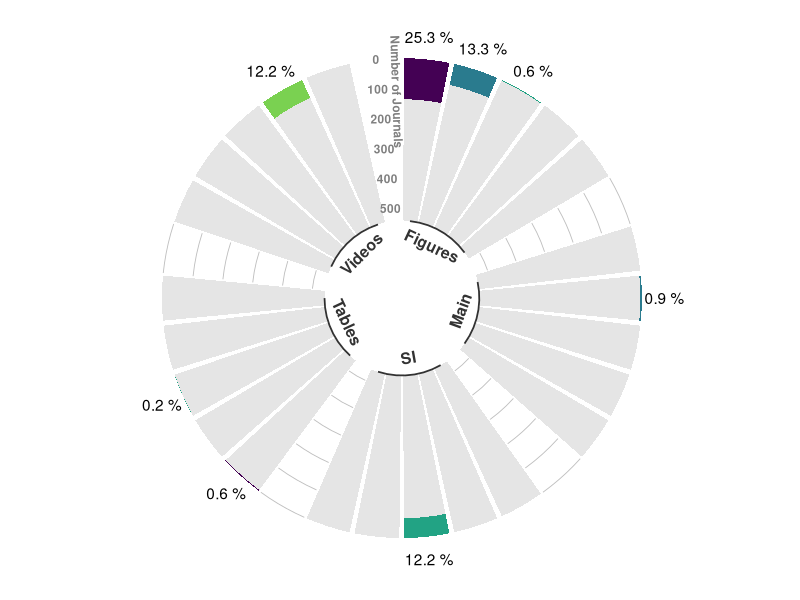
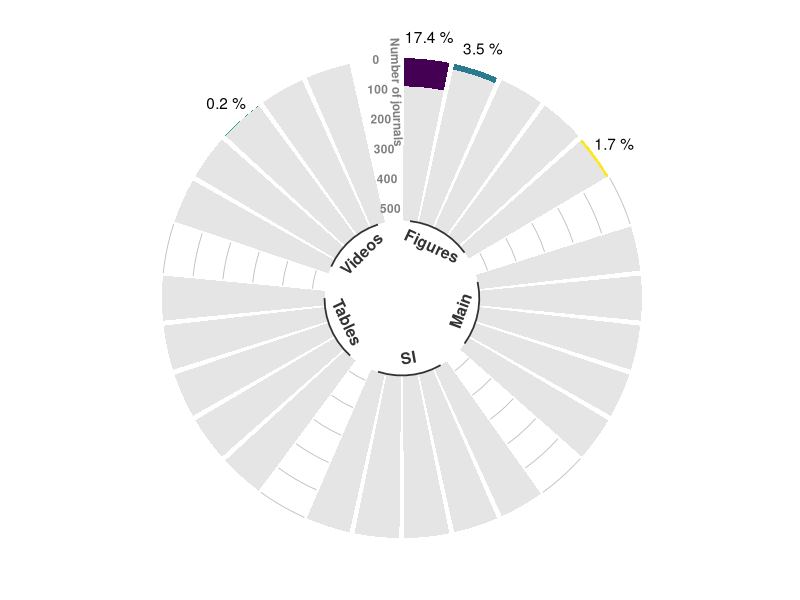

The R source for these figures, in order:
#################################################
#### Plotting journal policy data            ####
#### Created by: Courtney L Davis            #### 
#### Last checked: 3 January 2025            ####
#################################################


# Load in the necessary libraries
library(ggplot2)
library(here)
library(tidyverse)
library(reshape2)

# Read in the journal policy data
policy.data <- readxl::read_xlsx(here("Data", "Data S1. Accessibility policies.xlsx"))

# Split the journal policy data into entries that are found in "journal materials" and "publisher materials"
journals <- subset(policy.data, grepl("Journal", policy.data$`Policy location`))
publishers <- subset(policy.data, grepl("Publisher", policy.data$`Policy location`))


##### Accessibility policy found in journal materials ####

# Summarize information for all disabilities and paper components
journals_summary <- data.frame(table(journals$`Paper component policy targets`,journals$`Disability explicitly of concern`))
journals_summary <- rbind(journals_summary,
                          data.frame("Var1" = journals_summary[1:5,1],
                                     "Var2" = rep("Learning disability",5),
                                     "Freq" = rep(0,5)))

journals_summary$Freq_No <- length(unique(policy.data$Journal))-journals_summary$Freq
journals_summary <- melt(journals_summary)

empty_bar <- 1
nObsType <- nlevels(as.factor(journals_summary$variable))
to_add <- data.frame( matrix(NA, empty_bar*nlevels(journals_summary$Var1)*nObsType, ncol(journals_summary)) )
colnames(to_add) <- colnames(journals_summary)
to_add$Var1 <- rep(levels(journals_summary$Var1), each=empty_bar*nObsType)
journals_summary <- rbind(journals_summary, to_add)
journals_summary <- journals_summary %>% arrange(Var1, Var2)
journals_summary <- journals_summary[c(1,2,7,8,3:6,9,10:12,
                                       13,14,19,20,15:18,21:24,
                                       25,26,31,32,27:30,33:36,
                                       37,38,43,44,39:42,45:48,
                                       49,50,55,56,51:54,57:60),]

journals_summary$id <- rep( seq(1, nrow(journals_summary)/nObsType) , each=nObsType)

# Get the name and the y position of each label
label_data <- journals_summary %>% group_by(id, Var2) %>% summarize(tot=sum(value))
number_of_bar <- nrow(label_data)
angle <- 90 - 360 * (label_data$id-0.5) /number_of_bar
label_data$hjust <- ifelse( angle < -90, 1, 0)
label_data$angle <- ifelse(angle < -90, angle+180, angle)

# prepare a data frame for base lines
base_data <- journals_summary %>% 
  group_by(Var1) %>% 
  summarize(start=min(id), end=max(id) - empty_bar) %>% 
  rowwise() %>% 
  mutate(title=mean(c(start, end)))

# prepare a data frame for grid (scales)
grid_data <- base_data
grid_data$end <- grid_data$end[c(nrow(grid_data), 1:nrow(grid_data)-1)] + 1
grid_data$start <- grid_data$start - 1
grid_data <- grid_data[-1,]

journals_summary$Var3 <- paste(journals_summary$Var2, "_", journals_summary$variable)
journals_summary$Var3 <- factor(journals_summary$Var3, 
                                levels = c("Color blindness _ Freq_No",
                                            "Color blindness _ Freq",
                                           "Visual impairment (other than color blind) _ Freq_No",
                                           "Visual impairment (other than color blind) _ Freq",
                                           "Non-specific _ Freq_No",
                                           "Non-specific _ Freq",
                                           "Seizures _ Freq_No",
                                           "Seizures _ Freq",
                                           "Learning disability _ Freq_No",
                                           "Learning disability _ Freq",
                                           "NA _ NA"))

percent_data <- journals_summary[journals_summary$variable == "Freq",]
percent_data <- na.omit(percent_data[percent_data$value > 0,])
percent_data$Percent <- (percent_data$value / 541)*100
percent_data$Percent <- paste(round(percent_data$Percent,1),"%")


journals_summary <- left_join(journals_summary, percent_data,by = c("Var1", "Var2","variable","value","id","Var3"))

ggplot(journals_summary) +     

  # Add the stacked bar
  geom_bar(aes(x=as.factor(id), y=value, fill=Var3), stat="identity") +
  scale_fill_manual(values = c("grey90","#440154FF",
                               "grey90","#2A7B8EFF",
                               "grey90","#22A384FF",
                               "grey90","#7AD151FF",
                               "grey90","#FDE725FF",
                               "white")) +
  
  # Add a val=100/75/50/25 lines. I do it at the beginning to make sur barplots are OVER it.
  geom_segment(data=grid_data, aes(x = end+0.5, y = 0, xend = start-0.5, yend = 0), colour = "grey", alpha=1, linewidth=0.3 , inherit.aes = FALSE ) +
  geom_segment(data=grid_data, aes(x = end+0.5, y = 100, xend = start-0.5, yend = 100), colour = "grey", alpha=1, linewidth=0.3 , inherit.aes = FALSE ) +
  geom_segment(data=grid_data, aes(x = end+0.5, y = 200, xend = start-0.5, yend = 200), colour = "grey", alpha=1, linewidth=0.3 , inherit.aes = FALSE ) +
  geom_segment(data=grid_data, aes(x = end+0.5, y = 300, xend = start-0.5, yend = 300), colour = "grey", alpha=1, linewidth=0.3 , inherit.aes = FALSE ) +
  geom_segment(data=grid_data, aes(x = end+0.5, y = 400, xend = start-0.5, yend = 400), colour = "grey", alpha=1, linewidth=0.3 , inherit.aes = FALSE ) +
  geom_segment(data=grid_data, aes(x = end+0.5, y = 500, xend = start-0.5, yend = 500), colour = "grey", alpha=1, linewidth=0.3 , inherit.aes = FALSE ) +
  
  # Add text showing the value of each line
  ggplot2::annotate("text", 
                    x = rep(max(journals_summary$id),6), 
                    y = c(0, 100, 200, 300, 400, 500), 
                    label = c("0", "100", "200", "300", "400", "500") , 
                    color="grey50", 
                    size=3, 
                    angle=0, 
                    fontface="bold", 
                    hjust=0.6) +
  
  ggplot2::annotate("text", 
                    x = rep(max(journals_summary$id)+0.38,1), 
                    y = 150, 
                    label = "Number of Journals", 
                    color="grey50", 
                    size=3, 
                    angle=-88, 
                    fontface="bold", 
                    hjust=0.6) +
  theme_minimal() +
  theme(legend.position = "none",
    axis.text = element_blank(),
    axis.title = element_blank(),
    panel.grid = element_blank(),
    plot.margin = unit(rep(-1,4), "cm")) +
  scale_y_reverse(limits = c(800,-100)) + 
  coord_polar() +
  
  # Add labels on top of each bar
  #geom_text(data=label_data, aes(x=id, y=tot+10, label=Var2, hjust=0), color="black", fontface="bold",alpha=0.6, size=5, angle= label_data$angle, inherit.aes = FALSE ) +
  
  # Add base line information
  geom_segment(data=base_data, 
               aes(x = start, y = 542, xend = end, yend = 542), 
               colour = "black", 
               alpha=0.8, 
               size=0.6, 
               inherit.aes = FALSE )  +
  geom_text(data=base_data, 
            aes(x = title, y = 600, label= c("Figures","Main","SI","Tables","Videos")), 
            colour = "black", 
            alpha=0.8, 
            size=4, 
            angle=c(-25,70,10,-65,45), 
            fontface="bold", 
            inherit.aes = FALSE) +
  geom_text(aes(x = id, y = -75, label = Percent))

            

##### Accessibility policy found in publisher materials ####

# Summarize information for all disabilities and paper components
publishers_summary <- data.frame(table(publishers$`Paper component policy targets`,publishers$`Disability explicitly of concern`))
publishers_summary <- rbind(publishers_summary,
                            data.frame("Var1" = rep(c("Main","SI","Tables"),each = 4),
                                       "Var2" = rep(c("Color blindness","Learning disabilities (including dyslexia)",
                                                  "Non-specific", "Visual impairment (other than color blind)"),times = 3),
                                       "Freq" = 0))
publishers_summary <- rbind(publishers_summary,
                          data.frame("Var1" = unique(publishers_summary$Var1),
                                     "Var2" = rep("Seizures",5),
                                     "Freq" = rep(0,5)))

publishers_summary$Freq_No <- length(unique(policy.data$Journal))-publishers_summary$Freq
publishers_summary <- melt(publishers_summary)

empty_bar <- 1
nObsType <- nlevels(as.factor(publishers_summary$variable))
to_add <- data.frame( matrix(NA, empty_bar*nlevels(publishers_summary$Var1)*nObsType, ncol(publishers_summary)) )
colnames(to_add) <- colnames(publishers_summary)
to_add$Var1 <- rep(levels(publishers_summary$Var1), each=empty_bar*nObsType)
publishers_summary <- rbind(publishers_summary, to_add)
publishers_summary <- publishers_summary %>% arrange(Var1, Var2)
publishers_summary <- publishers_summary[c(1,2,7,8,5,6,9,10,3,4,11,12,
                                       25,26,31,32,29,30,33,34,27,28,35,36,
                                       37,38,43,44,41,42,45,46,39,40,47,48,
                                       49,50,55,56,53,54,57,58,51,52,59,60,
                                       13,14,19,20,17,18,21,22,15,16,23,24),]

publishers_summary$id <- rep( seq(1, nrow(publishers_summary)/nObsType) , each=nObsType)

# Get the name and the y position of each label
label_data <- publishers_summary %>% group_by(id, Var2) %>% summarize(tot=sum(value))
number_of_bar <- nrow(label_data)
angle <- 90 - 360 * (label_data$id-0.5) /number_of_bar
label_data$hjust <- ifelse( angle < -90, 1, 0)
label_data$angle <- ifelse(angle < -90, angle+180, angle)

# prepare a data frame for base lines
base_data <- publishers_summary %>% 
  group_by(Var1) %>% 
  summarize(start=min(id), end=max(id) - empty_bar) %>% 
  rowwise() %>% 
  mutate(title=mean(c(start, end)))
base_data <- base_data[c(1,3,4,5,2),]

# prepare a data frame for grid (scales)
grid_data <- base_data
grid_data$end <- grid_data$end[c(nrow(grid_data), 1:nrow(grid_data)-1)] + 1
grid_data$start <- grid_data$start - 1
grid_data <- grid_data[-1,]

publishers_summary$Var3 <- paste(publishers_summary$Var2, "_", publishers_summary$variable)
publishers_summary$Var3 <- factor(publishers_summary$Var3, 
                                levels = c("Color blindness _ Freq_No",
                                            "Color blindness _ Freq",
                                           "Visual impairment (other than color blind) _ Freq_No",
                                           "Visual impairment (other than color blind) _ Freq",
                                           "Non-specific _ Freq_No",
                                           "Non-specific _ Freq",
                                           "Seizures _ Freq_No",
                                           "Seizures _ Freq",
                                           "Learning disabilities (including dyslexia) _ Freq_No",
                                           "Learning disabilities (including dyslexia) _ Freq",
                                           "NA _ NA"))

percent_data <- publishers_summary[publishers_summary$variable == "Freq",]
percent_data <- na.omit(percent_data[percent_data$value > 0,])
percent_data$Percent <- (percent_data$value / 541)*100
percent_data$Percent <- paste(round(percent_data$Percent,1),"%")


publishers_summary <- left_join(publishers_summary, percent_data,by = c("Var1", "Var2","variable","value","id","Var3"))

ggplot(publishers_summary) +     
  
  # Add the stacked bar
  geom_bar(aes(x=as.factor(id), y=value, fill=Var3), stat="identity") +
  scale_fill_manual(values = c("grey90","#440154FF",
                               "grey90","#2A7B8EFF",
                               "grey90","#22A384FF",
                               "grey90","#7AD151FF",
                               "grey90","#FDE725FF",
                               "white")) +
  
  # Add a val=100/75/50/25 lines. I do it at the beginning to make sur barplots are OVER it.
  geom_segment(data=grid_data, aes(x = end+0.5, y = 0, xend = start-0.5, yend = 0), colour = "grey", alpha=1, linewidth=0.3 , inherit.aes = FALSE ) +
  geom_segment(data=grid_data, aes(x = end+0.5, y = 100, xend = start-0.5, yend = 100), colour = "grey", alpha=1, linewidth=0.3 , inherit.aes = FALSE ) +
  geom_segment(data=grid_data, aes(x = end+0.5, y = 200, xend = start-0.5, yend = 200), colour = "grey", alpha=1, linewidth=0.3 , inherit.aes = FALSE ) +
  geom_segment(data=grid_data, aes(x = end+0.5, y = 300, xend = start-0.5, yend = 300), colour = "grey", alpha=1, linewidth=0.3 , inherit.aes = FALSE ) +
  geom_segment(data=grid_data, aes(x = end+0.5, y = 400, xend = start-0.5, yend = 400), colour = "grey", alpha=1, linewidth=0.3 , inherit.aes = FALSE ) +
  geom_segment(data=grid_data, aes(x = end+0.5, y = 500, xend = start-0.5, yend = 500), colour = "grey", alpha=1, linewidth=0.3 , inherit.aes = FALSE ) +
  
  # Add text showing the value of each line
  ggplot2::annotate("text", 
                    x = rep(max(publishers_summary$id),6), 
                    y = c(0, 100, 200, 300, 400, 500), 
                    label = c("0", "100", "200", "300", "400", "500") , 
                    color="grey50", 
                    size=3, 
                    angle=0, 
                    fontface="bold", 
                    hjust=0.6) +
  
  ggplot2::annotate("text", 
                    x = rep(max(publishers_summary$id)+0.38,1), 
                    y = 150, 
                    label = "Number of journals", 
                    color="grey50", 
                    size=3, 
                    angle=-88, 
                    fontface="bold", 
                    hjust=0.6) +
  theme_minimal() +
  theme(legend.position = "none",
        axis.text = element_blank(),
        axis.title = element_blank(),
        panel.grid = element_blank(),
        plot.margin = unit(rep(-1,4), "cm")) +
  scale_y_reverse(limits = c(800,-100)) + 
  coord_polar() +
  
  # Add labels on top of each bar
  #geom_text(data=label_data, aes(x=id, y=tot+10, label=Var2, hjust=0), color="black", fontface="bold",alpha=0.6, size=5, angle= label_data$angle, inherit.aes = FALSE ) +
  
  # Add base line information
  geom_segment(data=base_data, 
               aes(x = start, y = 542, xend = end, yend = 542), 
               colour = "black", 
               alpha=0.8, 
               size=0.6, 
               inherit.aes = FALSE )  +
  geom_text(data=base_data, 
            aes(x = title, y = 600, label= c("Figures","Main","SI","Tables","Videos")), 
            colour = "black", 
            alpha=0.8, 
            size=4, 
            angle=c(-25,70,10,-65,45), 
            fontface="bold", 
            inherit.aes = FALSE) +
  geom_text(aes(x = id, y = -75, label = Percent))
